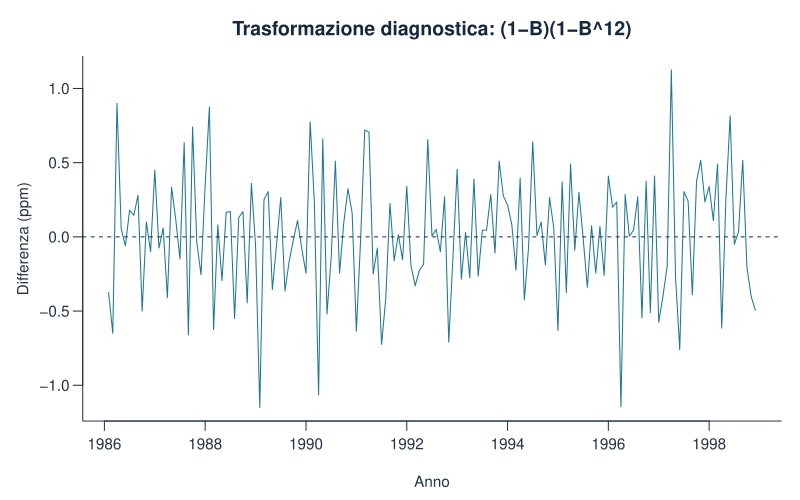

Write the R code that produced this figure.
z <- diff(diff(train,lag=12),differences=1)
data.frame(livelli=length(train),dopo_differenza_12=length(diff(train,lag=12)),
           doppia_differenza=length(z))
stile_grafico()
plot(z,type="l",col=palette_geo[1],xlab="Anno",ylab="Differenza (ppm)",
     main="Trasformazione diagnostica: (1-B)(1-B^12)")
abline(h=0,lty=2)
